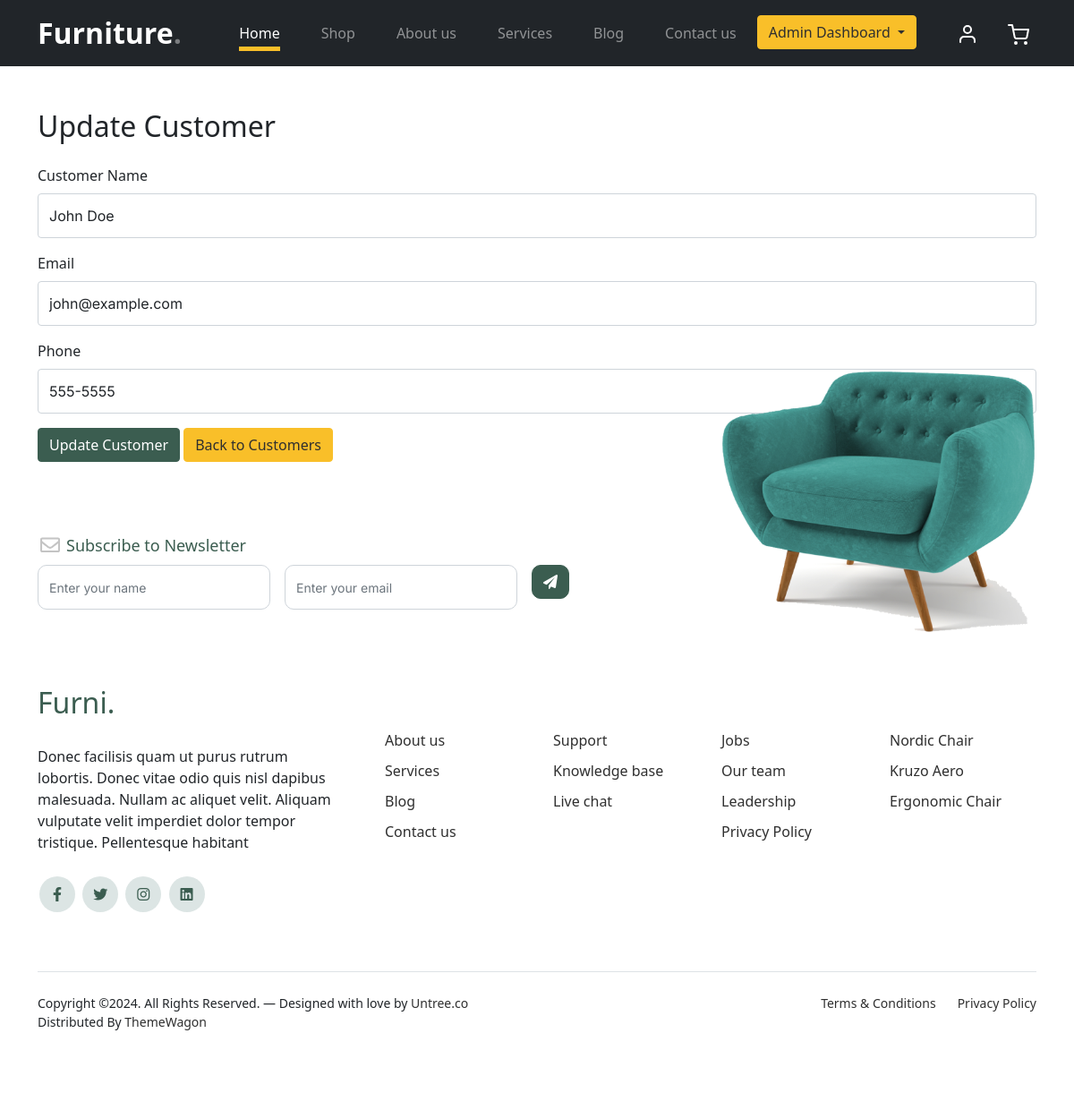
The app's page /php/controllers/customers/update_customer.php?id=1 with its own data.
### tables this page shows
CREATE TABLE `customers` (
  `id` int(11) NOT NULL,
  `name` varchar(100) NOT NULL,
  `email` varchar(100) NOT NULL,
  `phone` varchar(15) DEFAULT NULL,
  `address` text DEFAULT NULL,
  `created_at` timestamp NOT NULL DEFAULT current_timestamp()
);

### php/controllers/customers/update_customer.php (the view, shortened to what this page needs)
<?php
include '../../shared/header.php';
include '../../shared/db_config.php';
if (isset($_GET['id'])) {
    $customer_id = $_GET['id'];
    $sql = "SELECT * FROM customers WHERE id=$customer_id";
    $result = $conn->query($sql);
    $customer = $result->fetch_assoc();
}
?>
<div class="container mt-5">
    <h2 class="mb-4">Update Customer</h2>
    <form method="POST">
        <div class="form-group mb-3">
            <label for="name" class="form-label">Customer Name</label>
            <input type="text" class="form-control" id="name" name="name" value="<?php echo $customer['name']; ?>" required>
        </div>
        <div class="form-group mb-3">
            <label for="email" class="form-label">Email</label>
            <input type="email" class="form-control" id="email" name="email" value="<?php echo $customer['email']; ?>" required>
        </div>
        <div class="form-group mb-3">
            <label for="phone" class="form-label">Phone</label>
            <input type="text" class="form-control" id="phone" name="phone" value="<?php echo $customer['phone']; ?>" required>
        </div>
        <button type="submit" class="btn btn-primary">Update Customer</button>
        <a href="read.php" class="btn btn-secondary">Back to Customers</a>
    </form>
</div>
<?php
include '../../shared/footer.php';
?>

### css/style.css (style rules this page uses)
body { overflow-x: hidden; position: relative; }
body { font-family: "Inter", sans-serif; font-weight: 400; line-height: 28px; color: #6a6a6a; font-size: 14px; background-color: #eff2f1; }
a { text-decoration: none; -webkit-transition: .3s all ease; -o-transition: .3s all ease; transition: .3s all ease; color: #2f2f2f; text-decoration: underline; }
.btn { font-weight: 600; padding: 12px 30px; border-radius: 30px; color: #ffffff; background: #2f2f2f; border-color: #2f2f2f; }
.btn.btn-primary { background: #3b5d50; border-color: #3b5d50; }
.btn.btn-secondary { color: #2f2f2f; background: #f9bf29; border-color: #f9bf29; }
.form-control { height: 50px; border-radius: 10px; font-family: "Inter", sans-serif; }

### records on screen
customers: name "John Doe", email "john@example.com", phone "555-5555"
